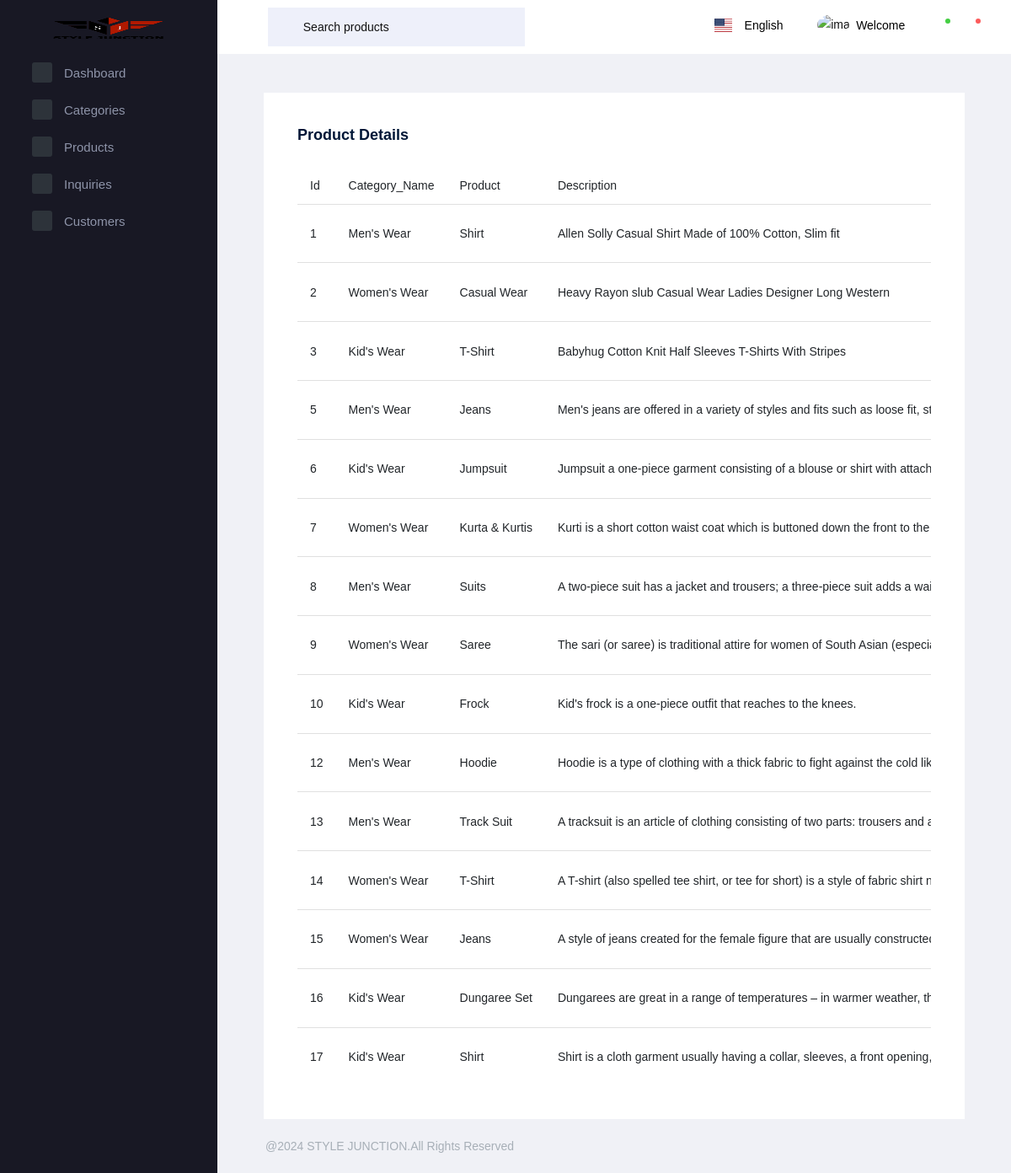
Screenshot of /TextAdminApp/pr_display/ with the database file from the repository.
### TextAdminApp/models.py (models this page shows)
class ProductDB(models.Model):
    Category_Name = models.CharField(max_length=50,null=True,blank=True)
    Product = models.CharField(max_length=50,null=True,blank=True)
    Pr_Description = models.TextField(max_length=5000,null=True,blank=True)
    Price = models.IntegerField(null=True,blank=True)
    Brand = models.CharField(max_length=50,null=True,blank=True)
    Pr_Image1 = models.ImageField(upload_to='Product Images',null=True,blank=True)
    Pr_Image2 = models.ImageField(upload_to='Product Images',null=True,blank=True)
    Pr_Image3 = models.ImageField(upload_to='Product Images',null=True,blank=True)

### TextAdminApp/views.py (the view)
# urls.py: path('pr_display/',views.pr_display,name="pr_display"),
def pr_display(page):
    products = ProductDB.objects.all()
    return render(page,"Product_Display.html",{'products':products})

### TextAdminApp/templates/Product_Display.html (shortened to what this page needs)
<!DOCTYPE html>
{% extends 'index.html' %}
{% block content %}
<html lang="en">
<head>
</head>
<body>
<div class="col-lg-12">
          <div class="card">
            <div class="card-body">
              <h5 class="card-title">Product Details</h5>
			  <div class="table-responsive">
              <table class="table table-hover">
                <thead>
                  <tr>
                    <th scope="col">Id</th>
                    <th scope="col">Category_Name</th>
                    <th scope="col">Product</th>
                    <th scope="col">Description</th>
                  </tr>
                </thead>
                <tbody>
                {% for i in products %}
                <tr>
                  <td>{{i.id}}</td>
                  <td>{{i.Category_Name}}</td>
                  <td>{{i.Product}}</td>
                  <td>{{i.Pr_Description}}</td>
                </tr>
                {% endfor %}
                </tbody>
              </table>
            </div>
            </div>
          </div>
        </div>
</body>
</html>
{% endblock %}

### TextAdminApp/templates/index.html (shortened to what this page needs)
<!DOCTYPE html>
{% load static %}
<html lang="en">
  <head>
    <link rel="stylesheet" href="{% static 'assets/vendors/mdi/css/materialdesignicons.min.css' %}">
    <link rel="stylesheet" href="{% static 'assets/vendors/flag-icon-css/css/flag-icon.min.css' %}">
    <link rel="stylesheet" href="{% static 'assets/vendors/css/vendor.bundle.base.css' %}">
    <link rel="stylesheet" href="{% static 'assets/vendors/font-awesome/css/font-awesome.min.css' %}" />
    <link rel="stylesheet" href="{% static 'assets/vendors/bootstrap-datepicker/bootstrap-datepicker.min.css' %}">
    <link rel="stylesheet" href="{% static 'assets/css/style.css' %}">
  </head>
  <body>
    <div class="container-scroller">
      <nav class="navbar default-layout-navbar col-lg-12 col-12 p-0 fixed-top d-flex flex-row">
        <div class="text-center navbar-brand-wrapper d-flex align-items-center justify-content-center">
          <a class="navbar-brand brand-logo" href="{% url 'index' %}"><img src="{% static 'assets/images/website-stylejunction.png' %}" alt="logo" /></a>
        </div>
        <div class="navbar-menu-wrapper d-flex align-items-stretch">
          <button class="navbar-toggler navbar-toggler align-self-center" type="button" data-toggle="minimize">
            <span class="mdi mdi-menu"></span>
          </button>
          <div class="search-field d-none d-xl-block">
            <form class="d-flex align-items-center h-100" action="#">
              <div class="input-group">
                <div class="input-group-prepend bg-transparent">
                  <i class="input-group-text border-0 mdi mdi-magnify"></i>
                </div>
                <input type="text" class="form-control bg-transparent border-0" placeholder="Search products">
              </div>
            </form>
          </div>
          <ul class="navbar-nav navbar-nav-right">
            <li class="nav-item nav-language dropdown d-none d-md-block">
              <a class="nav-link dropdown-toggle" id="languageDropdown" href="#" data-toggle="dropdown" aria-expanded="false">
                <div class="nav-language-icon">
                  <i class="flag-icon flag-icon-us" title="us" id="us"></i>
                </div>
                <div class="nav-language-text">
                  <p class="mb-1 text-black">English</p>
                </div>
              </a>
            </li>
            <li class="nav-item nav-profile dropdown">
              <a class="nav-link dropdown-toggle" id="profileDropdown" href="#" data-toggle="dropdown" aria-expanded="false">
                <div class="nav-profile-img">
                  <img src="{% static 'assets/images/faces/face29.png' %}" alt="image">
                </div>
                <div class="nav-profile-text">
                  <p class="mb-1 text-black">Welcome {{request.session.username}}</p>
                </div>
              </a>
            </li>
            <li class="nav-item dropdown">
              <a class="nav-link count-indicator dropdown-toggle" id="messageDropdown" href="#" data-toggle="dropdown" aria-expanded="false">
                <i class="mdi mdi-email-outline"></i>
                <span class="count-symbol bg-success"></span>
              </a>
            </li>
            <li class="nav-item dropdown">
              <a class="nav-link count-indicator dropdown-toggle" id="notificationDropdown" href="#" data-toggle="dropdown">
                <i class="mdi mdi-bell-outline"></i>
                <span class="count-symbol bg-danger"></span>
              </a>
            </li>
          </ul>
        </div>
      </nav>
      <div class="container-fluid page-body-wrapper">
        <nav class="sidebar sidebar-offcanvas" id="sidebar">
          <ul class="nav">
            <li class="nav-item">
              <a class="nav-link" href="{% url 'index' %}">
                <span class="icon-bg"><i class="mdi mdi-cube menu-icon"></i></span>
                <span class="menu-title">Dashboard</span>
              </a>
            </li>
            <li class="nav-item">
              <a class="nav-link" data-toggle="collapse" href="#ui-basic" aria-expanded="false" aria-controls="ui-basic">
                <span class="icon-bg"><i class="mdi mdi-crosshairs-gps menu-icon"></i></span>
                <span class="menu-title">Categories</span>
                <i class="menu-arrow"></i>
              </a>
            </li>
            <li class="nav-item">
              <a class="nav-link" data-toggle="collapse" href="#auth" aria-expanded="false" aria-controls="ui-basic">
                <span class="icon-bg"><i class="mdi mdi-crosshairs-gps menu-icon"></i></span>
                <span class="menu-title">Products</span>
                <i class="menu-arrow"></i>
              </a>
            </li>
            <li class="nav-item">
              <a class="nav-link" data-toggle="collapse" href="#ui-basic1" aria-expanded="false" aria-controls="ui-basic">
                <span class="icon-bg"><i class="mdi mdi-crosshairs-gps menu-icon"></i></span>
                <span class="menu-title">Inquiries</span>
                <i class="menu-arrow"></i>
              </a>
            </li>
            <li class="nav-item">
              <a class="nav-link" data-toggle="collapse" href="#ui-basic2" aria-expanded="false" aria-controls="ui-basic">
                <span class="icon-bg"><i class="mdi mdi-crosshairs-gps menu-icon"></i></span>
                <span class="menu-title">Customers</span>
                <i class="menu-arrow"></i>
              </a>
            </li>
          </ul>
        </nav>
        <div class="main-panel">
          <div class="content-wrapper">
            <div class="row">
              <div class="col-md-12">
                {% block content %}{% endblock %}
              </div>
            </div>
          </div>
          <footer class="footer">
            <div class="footer-inner-wraper">
              <div class="d-sm-flex justify-content-center justify-content-sm-between">
                <span class="text-muted d-block text-center text-sm-left d-sm-inline-block">@2024 STYLE JUNCTION.All Rights Reserved</span>
              </div>
            </div>
          </footer>
        </div>
      </div>
    </div>
  </body>
</html>

### rows the page displays
ProductDB: id "1", Category_Name "Men's Wear", Product "Shirt", Pr_Description "Allen Solly Casual Shirt Made of 100% Cotton, Slim fit"
ProductDB: id "2", Category_Name "Women's Wear", Product "Casual Wear", Pr_Description "Heavy Rayon slub Casual Wear Ladies Designer Long Western"
ProductDB: id "3", Category_Name "Kid's Wear", Product "T-Shirt", Pr_Description "Babyhug Cotton Knit Half Sleeves T-Shirts With Stripes"
ProductDB: id "5", Category_Name "Men's Wear", Product "Jeans", Pr_Description "Men's jeans are offered in a variety of styles and fits such as loose fit,…"
ProductDB: id "6", Category_Name "Kid's Wear", Product "Jumpsuit", Pr_Description "Jumpsuit a one-piece garment consisting of a blouse or shirt with…"
ProductDB: id "7", Category_Name "Women's Wear", Product "Kurta & Kurtis", Pr_Description "Kurti is a short cotton waist coat which is buttoned down the front to the…"
ProductDB: id "8", Category_Name "Men's Wear", Product "Suits", Pr_Description "A two-piece suit has a jacket and trousers; a three-piece suit adds a…"
ProductDB: id "9", Category_Name "Women's Wear", Product "Saree", Pr_Description "The sari (or saree) is traditional attire for women of South Asian…"
ProductDB: id "10", Category_Name "Kid's Wear", Product "Frock", Pr_Description "Kid's frock is a one-piece outfit that reaches to the knees."
ProductDB: id "12", Category_Name "Men's Wear", Product "Hoodie", Pr_Description "Hoodie is a type of clothing with a thick fabric to fight against the cold…"
ProductDB: id "13", Category_Name "Men's Wear", Product "Track Suit", Pr_Description "A tracksuit is an article of clothing consisting of two parts: trousers and…"
ProductDB: id "14", Category_Name "Women's Wear", Product "T-Shirt", Pr_Description "A T-shirt (also spelled tee shirt, or tee for short) is a style of fabric shirt…"
ProductDB: id "15", Category_Name "Women's Wear", Product "Jeans", Pr_Description "A style of jeans created for the female figure that are usually…"
ProductDB: id "16", Category_Name "Kid's Wear", Product "Dungaree Set", Pr_Description "Dungarees are great in a range of temperatures – in warmer weather,…"
ProductDB: id "17", Category_Name "Kid's Wear", Product "Shirt", Pr_Description "Shirt is a cloth garment usually having a collar, sleeves, a front opening,…"
